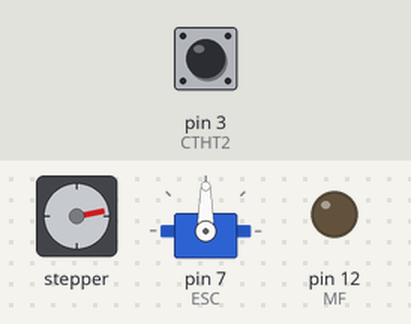
A program run on a simulated Arduino Mega 2560, built with avr-gcc and run on an emulated ATmega2560. Parts: stepper motor, servo, output pins drawn as LEDs (lit = HIGH). Wiring (inferred from the names in the program): stepper motor driver (200 steps per turn assumed): step pin 10; direction pin 11. The inputs (shaded band) are chosen by the test bench; at power-on: pin 3 (CTHT2) HIGH. Pins used as bus, display or sensor lines are not drawn; what the program prints to the serial monitor is not drawn.

Above: at 0.8 s.
0.9 s: pin 3 (CTHT2) pulled LOW for 0.15 s
At 2.8 s:
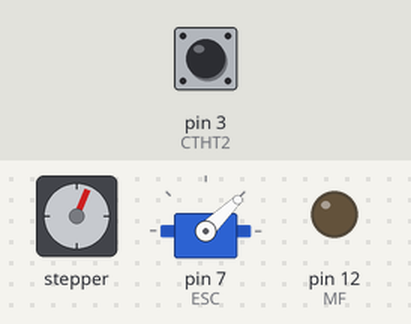
At 4.09 s:
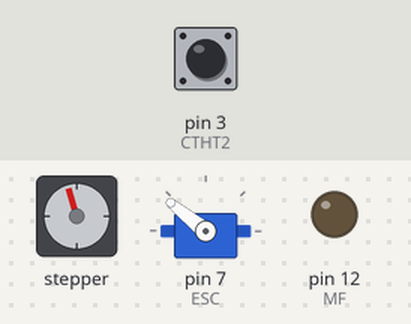
Timing chart, 0 to 24.8 s (numbered marks = the images above; inputs shaded):
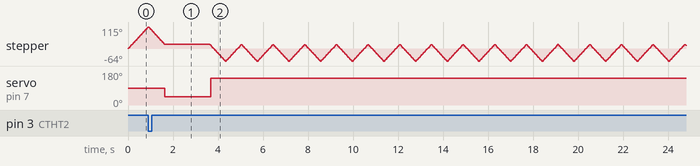

The program:

main.cpp
```cpp
#include "Arduino.h"
#include <Servo.h>
#define ESC 7
#define PUL 10
#define DIR 11
#define CTHT2 3
#define CTHT1 25
#define MF 12
int Ao = 0;
Servo esc;

void findLimitSwitch();
void goToHome();
void stepMotorX();
void moveMotor1();
void moveMotor2();
void phunThucAn();

void setup() {
  pinMode(PUL, OUTPUT);
  pinMode(DIR, OUTPUT);
  pinMode(MF, OUTPUT);
  pinMode(CTHT2, INPUT_PULLUP);
  pinMode(CTHT1, INPUT_PULLUP);
  digitalWrite(MF, LOW);
  Serial.begin(9600);
  esc.attach(ESC);
  findLimitSwitch();
  goToHome();
   esc.writeMicroseconds(1000);
  delay(2000);

  Ao = 2;
}

void loop() {
  if (Ao == 1) {
    moveMotor1();
  }
  if(Ao == 2) {
    moveMotor2();
  }
}

void findLimitSwitch() {
  digitalWrite(DIR, HIGH);

  while (digitalRead(CTHT2) != LOW) {
    stepMotorX();
  }
}

void goToHome() {
  long homeSteps = 52;
  digitalWrite(DIR, LOW);

  for (long i = 0; i < homeSteps; i++) {
    stepMotorX();
  }
  Serial.println("Đã về vị trí home");
}

void stepMotorX() {
  digitalWrite(PUL, HIGH);
  delayMicroseconds(7000);
  digitalWrite(PUL, LOW);
  delayMicroseconds(7000);
}

void moveMotor1() {
  long bufferSteps = 3;
  long homeSteps = 52;
    digitalWrite(DIR, HIGH);
  for (long i = 0; i < (homeSteps - bufferSteps); i++) {
    stepMotorX();
  }
  digitalWrite(DIR, LOW);
  for (long i = 0; i < (homeSteps - bufferSteps); i++) {
    stepMotorX();
  }
}
void moveMotor2() {
  long bufferSteps = 2;
  long homeSteps = 52;
    digitalWrite(DIR, LOW);
  for (long i = 0; i < (homeSteps - bufferSteps); i++) {

    stepMotorX();
    phunThucAn();
  }
  digitalWrite(DIR, HIGH);
  for (long i = 0; i < (homeSteps - bufferSteps); i++) {

    stepMotorX();
     phunThucAn();
  }
}
void phunThucAn() {
  esc.writeMicroseconds(2000);
}
```

Measured:
- after the input at 0.9 s, servo on pin 7 (ESC): 90° → 44° after 0.74 s, → 141° 2.0 s later
